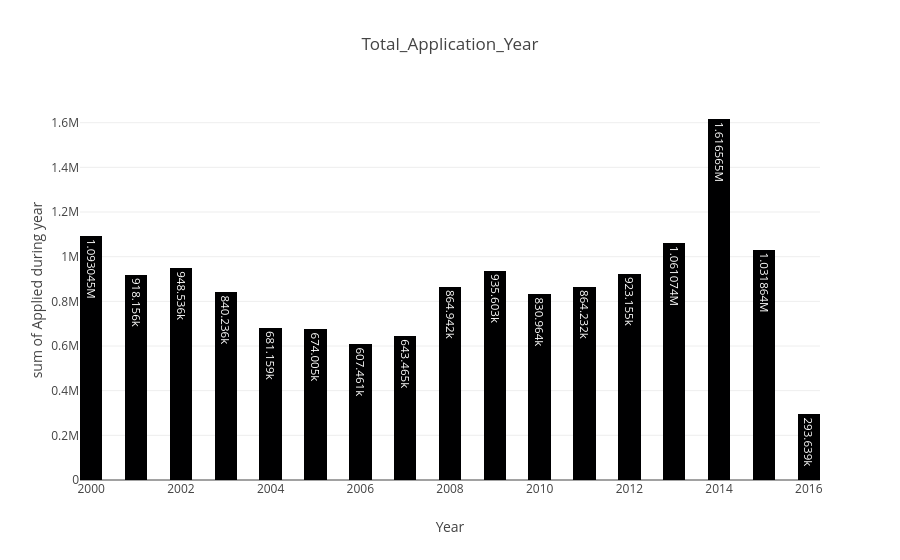

Notebook code for this chart:
### Markdown cell above
### Q: How are asylum applications distributed across years?

### Code cell
px.histogram(data_frame= df, x='Year' , y='Applied during year', text_auto= True, title= 'Total_Application_Year', nbins= 50)

### Figure 1 — Plotly figure (JSON) as saved in the notebook; plotly's stock layout.template omitted (floating-point values rounded to 4 significant figures; data arrays with more than 128 entries replaced by an {"elided": "..."} marker saying what was removed)
{"data": [{"bingroup": "x", "histfunc": "sum", "hovertemplate": "Year=%{x}<br>sum of Applied during year=%{y}<extra></extra>", "legendgroup": "", "marker": {"color": "#000001", "pattern": {"shape": ""}}, "name": "", "nbinsx": 50, "orientation": "v", "showlegend": false, "texttemplate": "%{value}", "type": "histogram", "x": {"elided": "110664 int values"}, "xaxis": "x", "y": {"elided": "110664 float values"}, "yaxis": "y"}], "layout": {"barmode": "relative", "legend": {"tracegroupgap": 0}, "title": {"text": "Total_Application_Year"}, "xaxis": {"anchor": "y", "domain": [0, 1], "title": {"text": "Year"}}, "yaxis": {"anchor": "x", "domain": [0, 1], "title": {"text": "sum of Applied during year"}}}}
